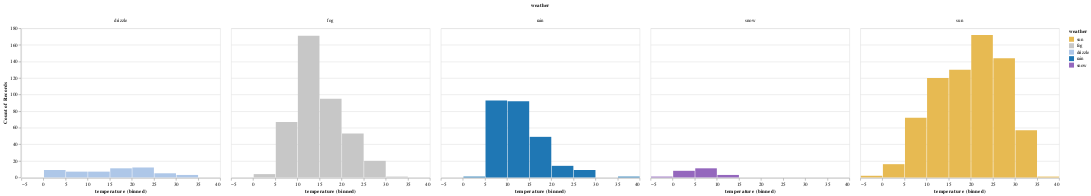

Write notebook code for a chart like this one.
### Markdown cell above
The stacked histogram more accurately shows the data than the naive version would.  

However, it is still hard to compare distribution of temperature for different weather types.

We can easily create small multiples using the `row`/`column` encoding, which is a shorthand for a facet operator.

### Code cell
# alt.Chart(df).mark_bar().encode(
#   x=alt.X('temperature', bin=True), 
#   y="count()", 
#   color=alt.Color("weather", scale=alt.Scale(
#     domain=["sun", "fog", "drizzle", "rain", "snow"],
#     range=["#e7ba52", "#c7c7c7", "#aec7e8", "#1f77b4", "#9467bd"]
#   ))
# )

alt.Chart(df).mark_bar().encode(
  x=alt.X('temperature', bin=True), 
  y="count()", 
  color=alt.Color("weather", scale=alt.Scale(
    domain=["sun", "fog", "drizzle", "rain", "snow"],
    range=["#e7ba52", "#c7c7c7", "#aec7e8", "#1f77b4", "#9467bd"]
  )),
  column="weather"
)

### Figure 1 — Vega-Lite specification as saved in the notebook (floating-point values rounded to 4 significant figures; data arrays with more than 128 entries replaced by an {"elided": "..."} marker saying what was removed)
{"$schema": "https://vega.github.io/schema/vega-lite/v2.6.0.json", "config": {"view": {"height": 300, "width": 400}}, "data": {"name": "data-d4a756336a072a66ce3177ae223f1a37"}, "datasets": {"data-d4a756336a072a66ce3177ae223f1a37": {"elided": "1461 records"}}, "encoding": {"color": {"field": "weather", "scale": {"domain": ["sun", "fog", "drizzle", "rain", "snow"], "range": ["#e7ba52", "#c7c7c7", "#aec7e8", "#1f77b4", "#9467bd"]}, "type": "nominal"}, "column": {"field": "weather", "type": "nominal"}, "x": {"bin": true, "field": "temperature", "type": "quantitative"}, "y": {"aggregate": "count", "type": "quantitative"}}, "mark": "bar"}
